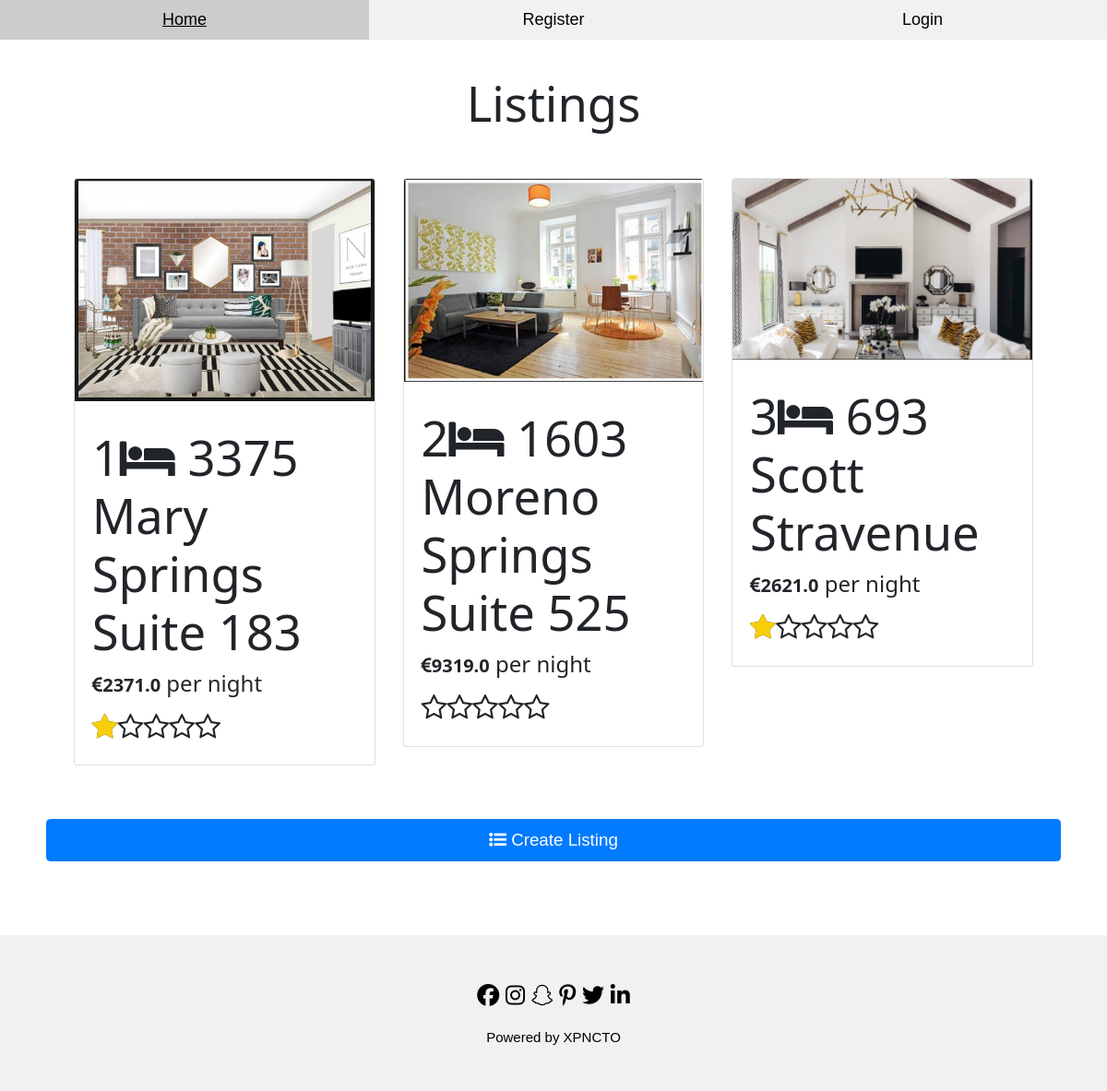
Before: / with the older database file.
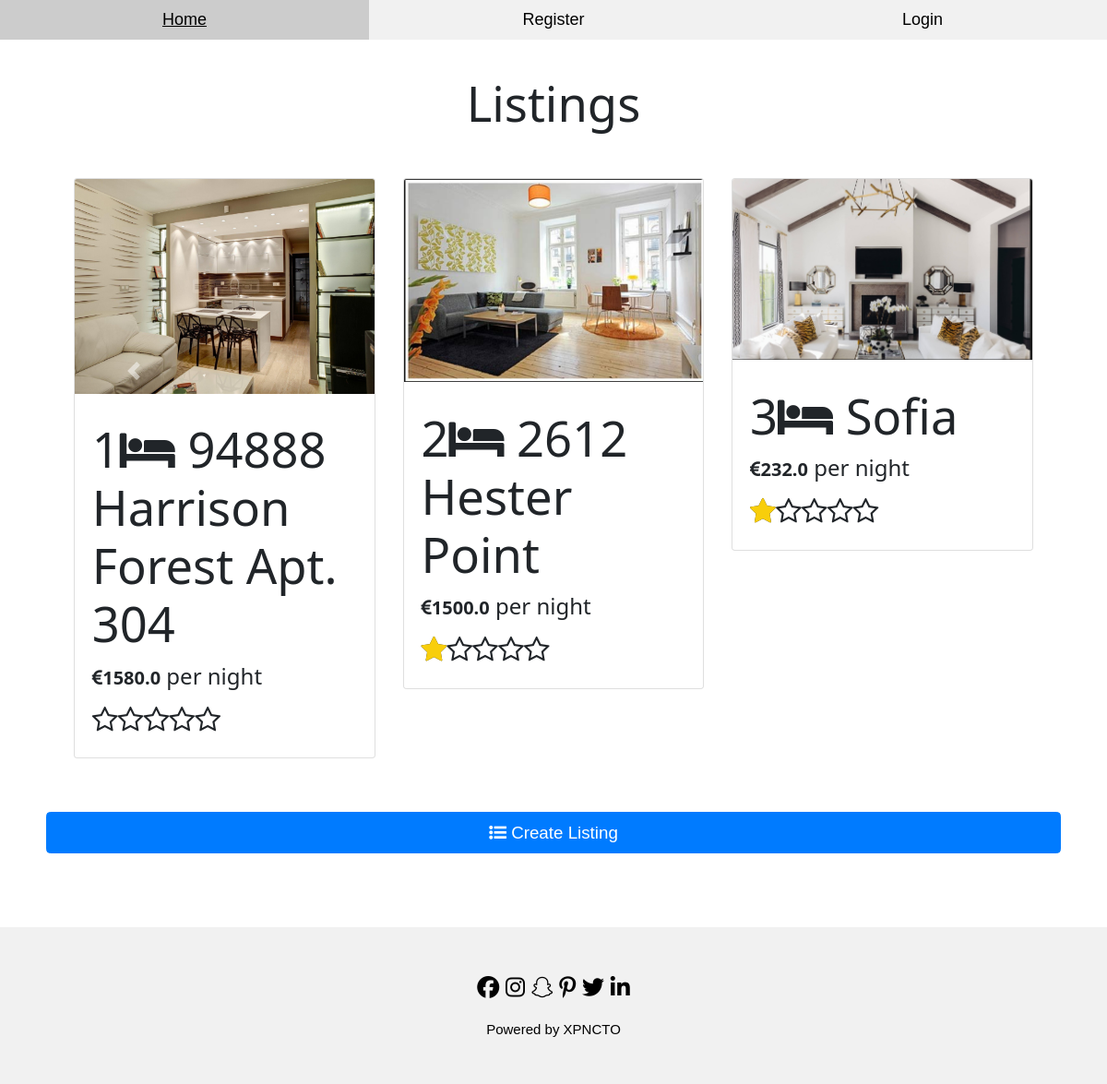
After: the same page with the newer database file.
### models.py (models this page shows, shortened)
class Listing(db.Model):
    __tablename__ = 'listings'
    id = db.Column(db.Integer, primary_key = True)
    price = db.Column(db.Float, nullable = False)
    address = db.Column(db.String(300), nullable = False)
    latitude = db.Column(db.String(50), nullable = True)
    longitude = db.Column(db.String(50), nullable = True)
    rating = db.Column(db.Float, nullable = False)
    user_id = db.Column(db.Integer, db.ForeignKey('users.id'))
    events = db.relationship('Event', backref='listing')
    images = db.relationship('Image', backref='listing')
    amenities = db.relationship('Amenity', backref='listing')
    createdDate = db.Column(db.Date, nullable = False)
    description = db.Column(db.String(350), nullable = False)
    isDeleted = db.Column(db.Integer, nullable = False)
    guests = db.Column(db.Integer, nullable = False)
    bedrooms = db.Column(db.Integer, nullable = False)
    beds = db.Column(db.Integer, nullable = False)
    baths = db.Column(db.Integer, nullable = False)

class Image(db.Model):
    __tablename__ = 'images'
    id = db.Column(db.Integer, primary_key = True)
    image_path = db.Column(db.String(350), nullable = False)
    user_id = db.Column(db.Integer, db.ForeignKey('users.id'))
    listing_id = db.Column(db.Integer, db.ForeignKey('listings.id'))

### server.py (the view)
@app.route('/')
def allListings():
    listingsDto = dataprovider.getListings()
    return render_template('listings.html', listings = listingsDto)

### dataprovider.py (called while the page is built)
def getListings():
    listings = Listing.query.all()
    listingsDto = [listingToDto(listing, False) for listing in listings]
    return listingsDto

### templates/listings.html (shortened to what this page needs)
<!DOCTYPE html>
<html lang="en">
<head>
  <link rel="stylesheet" type="text/css" href="../static/css/listings.css" />
  <link rel="stylesheet" href="https://maxcdn.bootstrapcdn.com/bootstrap/4.0.0/css/bootstrap.min.css">
  <link rel="stylesheet" type="text/css" href="../static/css/w3.css" />
  <link rel="stylesheet" type="text/css" href="../static/css/font-awesome.min.css" />
  <link rel="stylesheet" href="../static/css/datepicker.min.css">
  <link rel="stylesheet" type="text/css" href="https://cdn.jsdelivr.net/npm/daterangepicker/daterangepicker.css" />
  <link rel="stylesheet" type="text/css" href="https://cdnjs.cloudflare.com/ajax/libs/font-awesome/4.7.0/css/font-awesome.min.css" />
</head>
<body>
  <div class="w3-top">
    <div class="w3-row w3-large w3-light-grey">
      <div class="w3-col s4">
        <a href="/" class="w3-button w3-block">Home</a>
      </div>
      {% if loggedIn %}
      <div class="w3-col s4">
        <a href="/" class="w3-button w3-block">Profile</a>
      </div>
      <div class="w3-col s4">
        <a href="/" class="w3-button w3-block">Logout</a>
      </div>
      {% else %}
      <div class="w3-col s4">
        <a href="/" class="w3-button w3-block">Register</a>
      </div>
      <div class="w3-col s4">
        <a href="/" class="w3-button w3-block">Login</a>
      </div>
      {% endif %}
    </div>
  </div>
  <div class="w3-content" style="max-width:1100px;margin-top:80px;margin-bottom:80px">
    <div class="container-fluid">
      <h1 id="listingsHeader" class="text-center display-4">Listings</h1>
      <div id="myCarousel" class="carousel slide" data-ride="carousel">
        <div class="carousel-inner row w-100 mx-auto">
          {% for listing in listings %}
          {% if loop.first %}
          <div class="carousel-item col-md-4 active">
            <div class="card">
              <img class="card-img-top img-fluid" src="{{ listing.images[0] }}" alt="Card image cap">
              <div class="card-body">
                <a href="/listing?id={{ listing.id }}">
                <h4 class="card-title display-4">{{ loop.index }}<i class="fa fa-hotel" aria-hidden="true"></i> {{ listing.title }}</h4>
                </a>
                <h3>
                  <i class="fa fa-eur" aria-hidden="true" style="font-size:20px"></i><span style="font-size:20px"><strong>{{ listing.price }}</strong></span> per night
                </h3>
                <div class="stars-outer">
                  <div id="rating{{ loop.index }}" class="stars-inner"></div>
                </div>
              </div>
            </div>
          </div>
          {% else %}
          <div class="carousel-item col-md-4">
            <div class="card">
              <img class="card-img-top img-fluid" src="{{ listing.images[0] }}" alt="Card image cap">
              <div class="card-body">
                <a href="/listing?id={{ listing.id }}">
                <h4 class="card-title display-4">{{ loop.index }}<i class="fa fa-hotel" aria-hidden="true"></i> {{ listing.title }}</h4>
                </a>
                <h3>
                  <i class="fa fa-eur" aria-hidden="true" style="font-size:20px"></i><span style="font-size:20px"><strong>{{ listing.price }}</strong></span> per night
                </h3>
                <div class="stars-outer">
                  <div id="rating{{ loop.index }}" class="stars-inner"></div>
                </div>
              </div>
            </div>
          </div>
          {% endif %}
          {% endfor %}
        </div>
        <a class="carousel-control carousel-control-prev" href="#myCarousel" role="button" data-slide="prev">
      <span class="carousel-control-prev-icon" aria-hidden="true"></span>
    </a>
        <a class="carousel-control carousel-control-next" href="#myCarousel" role="button" data-slide="next">
      <span class="carousel-control-next-icon" aria-hidden="true"></span>
    </a>
      </div>
    </div>
    <a href='/createListing' id="createListing" type="button" class="btn btn-primary btn-lg btn-block"><i class="fa fa-list-ul"></i> Create Listing</a>
  </div>
  <footer class="w3-container w3-padding-32 w3-light-grey w3-center">
    <div class="w3-xlarge w3-section">
      <i class="fa fa-facebook-official w3-hover-opacity"></i>
      <i class="fa fa-instagram w3-hover-opacity"></i>
      <i class="fa fa-snapchat w3-hover-opacity"></i>
      <i class="fa fa-pinterest-p w3-hover-opacity"></i>
      <i class="fa fa-twitter w3-hover-opacity"></i>
      <i class="fa fa-linkedin w3-hover-opacity"></i>
    </div>
    <p>Powered by XPNCTO</p>
  </footer>
</body>
</html>

### static/css/listings.css (style rules this page uses)
@media (min-width: 768px) { .carousel-inner .active, .carousel-inner .active+.carousel-item, .carousel-inner .active+.carousel-item+.carousel-item { display: block; } }
@media (min-width: 768px) { .carousel-inner .carousel-item.active:not(.carousel-item-right):not(.carousel-item-left), .carousel-inner .carousel-item.active:not(.carousel-item-right):not(.carousel-item-left)+.carousel-item, .carousel-inner .carousel-item.active:not(.carousel-item-right):not(.carousel-item-left)+.carousel-item+.carousel-item { transition: none; } }
@media (min-width: 768px) { .carousel-control { height: 25%; margin-top: 130px; } }
.stars-outer { display: inline-block; position: relative; font-family: FontAwesome; }
.stars-outer::before { content: "\f006 \f006 \f006 \f006 \f006"; }
.stars-inner { position: absolute; top: 0; left: 0; white-space: nowrap; overflow: hidden; width: 0; }
.stars-inner::before { content: "\f005 \f005 \f005 \f005 \f005"; color: #f8ce0b; }
div.stars-inner, div.stars-outer { font-size: 30px; }
#listingsHeader { margin-bottom: 50px; }
#createListing { margin-top: 58px; }

### static/css/w3.css (style rules this page uses)
html { box-sizing: border-box }
*, *:before, *:after { box-sizing: inherit }
html { -ms-text-size-adjust: 100%; -webkit-text-size-adjust: 100% }
body { margin: 0 }
article, aside, details, figcaption, figure, footer, header, main, menu, nav, section, summary { display: block }
a { background-color: transparent; -webkit-text-decoration-skip: objects }
img { border-style: none }
button, html [type=button], [type=reset], [type=submit] { -webkit-appearance: button }
html, body { font-family: Verdana, sans-serif; font-size: 15px; line-height: 1.5 }
html { overflow-x: hidden }
h1 { font-size: 36px }
h3 { font-size: 24px }
h4 { font-size: 20px }
h1, h2, h3, h4, h5, h6 { font-family: "Segoe UI", Arial, sans-serif; font-weight: 400; margin: 10px 0 }
img { vertical-align: middle }
a { color: inherit }
.w3-btn, .w3-button { border: none; display: inline-block; padding: 8px 16px; vertical-align: middle; overflow: hidden; text-decoration: none; color: inherit; background-color: inherit; text-align: center; cursor: pointer; white-space: nowrap }
.w3-btn, .w3-button { -webkit-touch-callout: none; -webkit-user-select: none; -khtml-user-select: none; -moz-user-select: none; -ms-user-select: none; user-select: none }
.w3-block { display: block; width: 100% }
.w3-container:after, .w3-container:before, .w3-panel:after, .w3-panel:before, .w3-row:after, .w3-row:before, .w3-row-padding:after, .w3-row-padding:before, .w3-cell-row:before, .w3-cell-row:after, .w3-clear:after, .w3-clear:before, .w3-bar:before, .w3-bar:after { content: ""; display: table; clear: both }
.w3-col, .w3-half, .w3-third, .w3-twothird, .w3-threequarter, .w3-quarter { float: left; width: 100% }
.w3-col.s4 { width: 33.33333% }
.w3-content, .w3-auto { margin-left: auto; margin-right: auto }
.w3-content { max-width: 980px }
.w3-top, .w3-bottom { position: fixed; width: 100%; z-index: 1 }
.w3-top { top: 0 }
.w3-container, .w3-panel { padding: 0.01em 16px }
.w3-large { font-size: 18px !important }
.w3-xlarge { font-size: 24px !important }
.w3-center { text-align: center !important }
.w3-section, .w3-code { margin-top: 16px !important; margin-bottom: 16px !important }
.w3-padding-32 { padding-top: 32px !important; padding-bottom: 32px !important }
.w3-light-grey, .w3-hover-light-grey:hover, .w3-light-gray, .w3-hover-light-gray:hover { color: #000 !important; background-color: #f1f1f1 !important }

Changed rows visible on the page:
removed Listing: title "3375 Mary Springs Suite 183", price "2371.0"
removed Listing: shows a picture, title "1603 Moreno Springs Suite 525", price "9319.0"
removed Listing: shows a picture, title "693 Scott Stravenue", price "2621.0"
added Listing: image_path (picture), title "94888 Harrison Forest Apt. 304", price "1580.0"
added Listing: image_path (picture), title "2612 Hester Point", price "1500.0"
added Listing: image_path (picture), title "Sofia", price "232.0"
